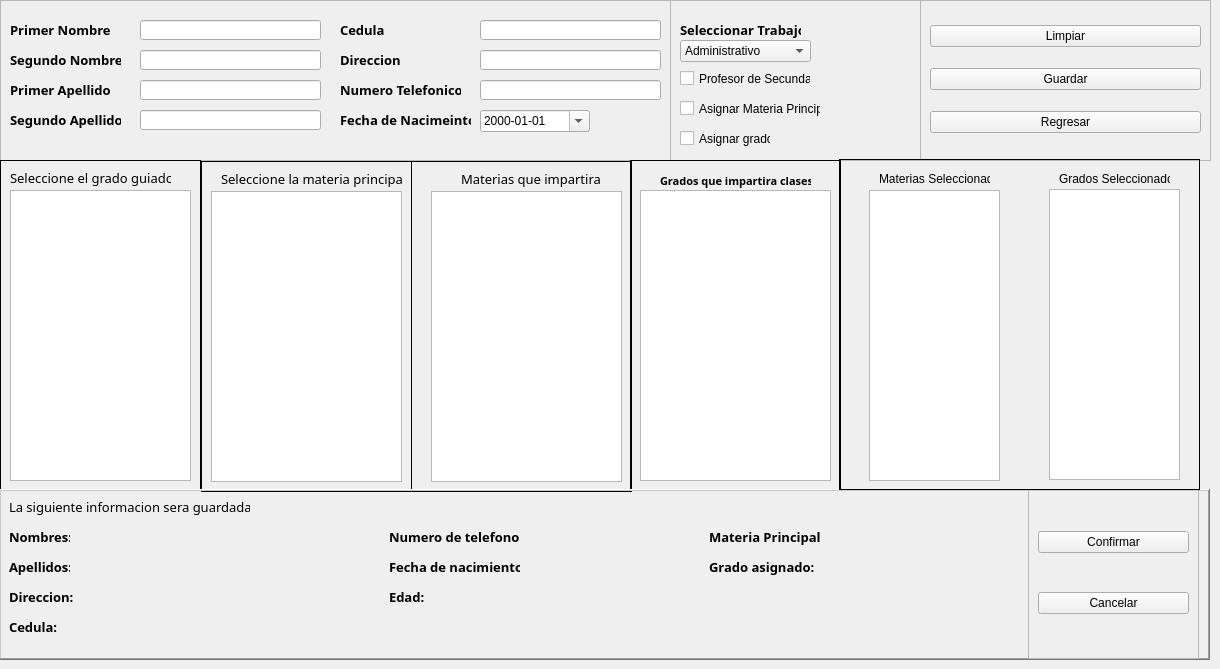
    <widget class="QWidget" name="add_staff_widget">
     <property name="sizePolicy">
      <sizepolicy hsizetype="Maximum" vsizetype="Maximum">
       <horstretch>0</horstretch>
       <verstretch>0</verstretch>
      </sizepolicy>
     </property>
     <attribute name="title">
      <string>Agregar Personal</string>
     </attribute>
     <widget class="QFrame" name="frame_entry_data_add_staff">
      <property name="geometry">
       <rect>
        <x>0</x>
        <y>0</y>
        <width>671</width>
        <height>161</height>
       </rect>
      </property>
      <property name="frameShape">
       <enum>QFrame::StyledPanel</enum>
      </property>
      <widget class="QLabel" name="label_fname">
       <property name="geometry">
        <rect>
         <x>10</x>
         <y>20</y>
         <width>101</width>
         <height>20</height>
        </rect>
       </property>
       <property name="font">
        <font>
         <family>Microsoft JhengHei</family>
         <pointsize>10</pointsize>
         <weight>75</weight>
         <bold>true</bold>
        </font>
       </property>
       <property name="text">
        <string>Primer Nombre</string>
       </property>
      </widget>
      <widget class="QLabel" name="label_sname">
       <property name="geometry">
        <rect>
         <x>10</x>
         <y>50</y>
         <width>111</width>
         <height>20</height>
        </rect>
       </property>
       <property name="font">
        <font>
         <family>Microsoft JhengHei</family>
         <pointsize>10</pointsize>
         <weight>75</weight>
         <bold>true</bold>
        </font>
       </property>
       <property name="text">
        <string>Segundo Nombre</string>
       </property>
      </widget>
      <widget class="QLineEdit" name="line_input_fname">
       <property name="geometry">
        <rect>
         <x>140</x>
         <y>20</y>
         <width>181</width>
         <height>20</height>
        </rect>
       </property>
      </widget>
      <widget class="QLineEdit" name="line_input_sname">
       <property name="geometry">
        <rect>
         <x>140</x>
         <y>50</y>
         <width>181</width>
         <height>20</height>
        </rect>
       </property>
      </widget>
      <widget class="QLabel" name="label_fsurname">
       <property name="geometry">
        <rect>
         <x>10</x>
         <y>80</y>
         <width>101</width>
         <height>20</height>
        </rect>
       </property>
       <property name="font">
        <font>
         <family>Microsoft JhengHei</family>
         <pointsize>10</pointsize>
         <weight>75</weight>
         <bold>true</bold>
        </font>
       </property>
       <property name="text">
        <string>Primer Apellido</string>
       </property>
      </widget>
      <widget class="QLabel" name="label_ssurname">
       <property name="geometry">
        <rect>
         <x>10</x>
         <y>110</y>
         <width>111</width>
         <height>20</height>
        </rect>
       </property>
       <property name="font">
        <font>
         <family>Microsoft JhengHei</family>
         <pointsize>10</pointsize>
         <weight>75</weight>
         <bold>true</bold>
        </font>
       </property>
       <property name="text">
        <string>Segundo Apellido</string>
       </property>
      </widget>
      <widget class="QLineEdit" name="line_input_fsurname">
       <property name="geometry">
        <rect>
         <x>140</x>
         <y>80</y>
         <width>181</width>
         <height>20</height>
        </rect>
       </property>
      </widget>
      <widget class="QLineEdit" name="line_input_ssurname">
       <property name="geometry">
        <rect>
         <x>140</x>
         <y>110</y>
         <width>181</width>
         <height>20</height>
        </rect>
       </property>
      </widget>
      <widget class="QLabel" name="label_document_id">
       <property name="geometry">
        <rect>
         <x>340</x>
         <y>20</y>
         <width>51</width>
         <height>20</height>
        </rect>
       </property>
       <property name="font">
        <font>
         <family>Microsoft JhengHei</family>
         <pointsize>10</pointsize>
         <weight>75</weight>
         <bold>true</bold>
        </font>
       </property>
       <property name="text">
        <string>Cedula</string>
       </property>
      </widget>
      <widget class="QLineEdit" name="line_input_document_id">
       <property name="geometry">
        <rect>
         <x>480</x>
         <y>20</y>
         <width>181</width>
         <height>20</height>
        </rect>
       </property>
      </widget>
      <widget class="QLabel" name="label_address">
       <property name="geometry">
        <rect>
         <x>340</x>
         <y>50</y>
         <width>61</width>
         <height>20</height>
        </rect>
       </property>
       <property name="font">
        <font>
         <family>Microsoft JhengHei</family>
         <pointsize>10</pointsize>
         <weight>75</weight>
         <bold>true</bold>
        </font>
       </property>
       <property name="text">
        <string>Direccion</string>
       </property>
      </widget>
      <widget class="QLineEdit" name="line_input_phone_number">
       <property name="geometry">
        <rect>
         <x>480</x>
         <y>80</y>
         <width>181</width>
         <height>20</height>
        </rect>
       </property>
      </widget>
      <widget class="QLabel" name="label_phone">
       <property name="geometry">
        <rect>
         <x>340</x>
         <y>80</y>
         <width>121</width>
         <height>20</height>
        </rect>
       </property>
       <property name="font">
        <font>
         <family>Microsoft JhengHei</family>
         <pointsize>10</pointsize>
         <weight>75</weight>
         <bold>true</bold>
        </font>
       </property>
       <property name="text">
        <string>Numero Telefonico</string>
       </property>
      </widget>
      <widget class="QLineEdit" name="line_input_address">
       <property name="geometry">
        <rect>
         <x>480</x>
         <y>50</y>
         <width>181</width>
         <height>20</height>
        </rect>
       </property>
      </widget>
      <widget class="QLabel" name="label_birthday">
       <property name="geometry">
        <rect>
         <x>340</x>
         <y>110</y>
         <width>131</width>
         <height>20</height>
        </rect>
       </property>
       <property name="font">
        <font>
         <family>Microsoft JhengHei</family>
         <pointsize>10</pointsize>
         <weight>75</weight>
         <bold>true</bold>
        </font>
       </property>
       <property name="text">
        <string>Fecha de Nacimeinto</string>
       </property>
      </widget>
      <widget class="QDateEdit" name="birthday_input_get">
       <property name="geometry">
        <rect>
         <x>480</x>
         <y>110</y>
         <width>110</width>
         <height>22</height>
        </rect>
       </property>
       <property name="contextMenuPolicy">
        <enum>Qt::PreventContextMenu</enum>
       </property>
       <property name="locale">
        <locale language="Spanish" country="Nicaragua"/>
       </property>
       <property name="currentSection">
        <enum>QDateTimeEdit::YearSection</enum>
       </property>
       <property name="displayFormat">
        <string>yyyy-MM-dd</string>
       </property>
       <property name="calendarPopup">
        <bool>true</bool>
       </property>
      </widget>
      <zorder>line_input_ssurname</zorder>
      <zorder>birthday_input_get</zorder>
      <zorder>label_ssurname</zorder>
      <zorder>line_input_document_id</zorder>
      <zorder>label_fname</zorder>
      <zorder>line_input_fname</zorder>
      <zorder>line_input_phone_number</zorder>
      <zorder>label_document_id</zorder>
      <zorder>line_input_address</zorder>
      <zorder>label_phone</zorder>
      <zorder>label_sname</zorder>
      <zorder>label_birthday</zorder>
      <zorder>line_input_fsurname</zorder>
      <zorder>label_fsurname</zorder>
      <zorder>line_input_sname</zorder>
      <zorder>label_address</zorder>
     </widget>
     <widget class="QFrame" name="frame_selection_data_add_staff">
      <property name="geometry">
       <rect>
        <x>670</x>
        <y>0</y>
        <width>251</width>
        <height>161</height>
       </rect>
      </property>
      <property name="frameShape">
       <enum>QFrame::StyledPanel</enum>
      </property>
      <widget class="QComboBox" name="combox_job_id_selection">
       <property name="geometry">
        <rect>
         <x>10</x>
         <y>40</y>
         <width>131</width>
         <height>22</height>
        </rect>
       </property>
       <item>
        <property name="text">
         <string>Administrativo</string>
        </property>
       </item>
       <item>
        <property name="text">
         <string>Profesor</string>
        </property>
       </item>
       <item>
        <property name="text">
         <string>Tecnico en mantenimiento</string>
        </property>
       </item>
      </widget>
      <widget class="QLabel" name="label_job_selection">
       <property name="geometry">
        <rect>
         <x>10</x>
         <y>20</y>
         <width>121</width>
         <height>20</height>
        </rect>
       </property>
       <property name="font">
        <font>
         <family>Microsoft JhengHei</family>
         <pointsize>10</pointsize>
         <weight>75</weight>
         <bold>true</bold>
        </font>
       </property>
       <property name="text">
        <string>Seleccionar Trabajo</string>
       </property>
      </widget>
      <widget class="QFrame" name="frame_teacher_selection">
       <property name="geometry">
        <rect>
         <x>0</x>
         <y>60</y>
         <width>251</width>
         <height>101</height>
        </rect>
       </property>
       <widget class="QCheckBox" name="cb_highschool_teacher">
        <property name="geometry">
         <rect>
          <x>10</x>
          <y>10</y>
          <width>131</width>
          <height>17</height>
         </rect>
        </property>
        <property name="toolTip">
         <string>&lt;html&gt;&lt;head/&gt;&lt;body&gt;&lt;p&gt;Marque la casilla si el profesor es de primaria&lt;/p&gt;&lt;/body&gt;&lt;/html&gt;</string>
        </property>
        <property name="text">
         <string>Profesor de Secundaria</string>
        </property>
       </widget>
       <widget class="QCheckBox" name="cb_assign_grade">
        <property name="geometry">
         <rect>
          <x>10</x>
          <y>70</y>
          <width>91</width>
          <height>17</height>
         </rect>
        </property>
        <property name="toolTip">
         <string>&lt;html&gt;&lt;head/&gt;&lt;body&gt;&lt;p&gt;Asignarle un grado guiado&lt;/p&gt;&lt;/body&gt;&lt;/html&gt;</string>
        </property>
        <property name="text">
         <string>Asignar grado</string>
        </property>
       </widget>
       <widget class="QCheckBox" name="cb_assign_subject">
        <property name="geometry">
         <rect>
          <x>10</x>
          <y>40</y>
          <width>141</width>
          <height>17</height>
         </rect>
        </property>
        <property name="text">
         <string>Asignar Materia Principal</string>
        </property>
       </widget>
      </widget>
     </widget>
     <widget class="QFrame" name="frame_assign_grade">
      <property name="geometry">
       <rect>
        <x>0</x>
        <y>160</y>
        <width>201</width>
        <height>331</height>
       </rect>
      </property>
      <property name="frameShape">
       <enum>QFrame::Panel</enum>
      </property>
      <property name="frameShadow">
       <enum>QFrame::Plain</enum>
      </property>
      <widget class="QListWidget" name="qlistw_grade_assign">
       <property name="geometry">
        <rect>
         <x>10</x>
         <y>30</y>
         <width>181</width>
         <height>291</height>
        </rect>
       </property>
      </widget>
      <widget class="QLabel" name="info_grade_assign">
       <property name="geometry">
        <rect>
         <x>10</x>
         <y>10</y>
         <width>161</width>
         <height>16</height>
        </rect>
       </property>
       <property name="font">
        <font>
         <family>Microsoft JhengHei</family>
         <pointsize>10</pointsize>
         <weight>50</weight>
         <bold>false</bold>
        </font>
       </property>
       <property name="text">
        <string>Seleccione el grado guiado</string>
       </property>
      </widget>
     </widget>
     <widget class="QFrame" name="frame_assign_subject">
      <property name="geometry">
       <rect>
        <x>201</x>
        <y>161</y>
        <width>211</width>
        <height>331</height>
       </rect>
      </property>
      <property name="frameShape">
       <enum>QFrame::Panel</enum>
      </property>
      <property name="frameShadow">
       <enum>QFrame::Plain</enum>
      </property>
      <widget class="QLabel" name="info_grade_subject">
       <property name="geometry">
        <rect>
         <x>20</x>
         <y>10</y>
         <width>181</width>
         <height>16</height>
        </rect>
       </property>
       <property name="font">
        <font>
         <family>Microsoft JhengHei</family>
         <pointsize>10</pointsize>
         <weight>50</weight>
         <bold>false</bold>
        </font>
       </property>
       <property name="text">
        <string>Seleccione la materia principal</string>
       </property>
      </widget>
      <widget class="QListWidget" name="qlistw_subject_assign">
       <property name="geometry">
        <rect>
         <x>10</x>
         <y>30</y>
         <width>191</width>
         <height>291</height>
        </rect>
       </property>
      </widget>
     </widget>
     <widget class="QFrame" name="frame_multi_selection_subjects">
      <property name="geometry">
       <rect>
        <x>411</x>
        <y>161</y>
        <width>221</width>
        <height>331</height>
       </rect>
      </property>
      <property name="frameShape">
       <enum>QFrame::Panel</enum>
      </property>
      <property name="frameShadow">
       <enum>QFrame::Plain</enum>
      </property>
      <widget class="QListWidget" name="qlistw_subject_selection">
       <property name="geometry">
        <rect>
         <x>20</x>
         <y>30</y>
         <width>191</width>
         <height>291</height>
        </rect>
       </property>
      </widget>
      <widget class="QLabel" name="info_subjects_selection">
       <property name="geometry">
        <rect>
         <x>50</x>
         <y>10</y>
         <width>141</width>
         <height>16</height>
        </rect>
       </property>
       <property name="font">
        <font>
         <family>Microsoft JhengHei</family>
         <pointsize>10</pointsize>
         <weight>50</weight>
         <bold>false</bold>
        </font>
       </property>
       <property name="text">
        <string>Materias que impartira</string>
       </property>
      </widget>
     </widget>
     <widget class="QFrame" name="frame_grades_assigned">
      <property name="geometry">
       <rect>
        <x>630</x>
        <y>160</y>
        <width>211</width>
        <height>331</height>
       </rect>
      </property>
      <property name="frameShape">
       <enum>QFrame::Panel</enum>
      </property>
      <property name="frameShadow">
       <enum>QFrame::Plain</enum>
      </property>
      <widget class="QListWidget" name="qlistw_grades_impart_selection">
       <property name="geometry">
        <rect>
         <x>10</x>
         <y>30</y>
         <width>191</width>
         <height>291</height>
        </rect>
       </property>
      </widget>
      <widget class="QLabel" name="info_grades_multiselections">
       <property name="geometry">
        <rect>
         <x>30</x>
         <y>10</y>
         <width>151</width>
         <height>21</height>
        </rect>
       </property>
       <property name="font">
        <font>
         <family>Microsoft JhengHei</family>
         <pointsize>8</pointsize>
         <weight>75</weight>
         <bold>true</bold>
        </font>
       </property>
       <property name="text">
        <string>Grados que impartira clases</string>
       </property>
      </widget>
     </widget>
     <widget class="QFrame" name="frame_buttons">
      <property name="geometry">
       <rect>
        <x>920</x>
        <y>0</y>
        <width>291</width>
        <height>161</height>
       </rect>
      </property>
      <property name="frameShape">
       <enum>QFrame::StyledPanel</enum>
      </property>
      <property name="frameShadow">
       <enum>QFrame::Plain</enum>
      </property>
      <layout class="QVBoxLayout" name="verticalLayout">
       <item>
        <widget class="QPushButton" name="button_clean_information">
         <property name="toolTip">
          <string>&lt;html&gt;&lt;head/&gt;&lt;body&gt;&lt;p&gt;Limpiar los campos&lt;/p&gt;&lt;/body&gt;&lt;/html&gt;</string>
         </property>
         <property name="text">
          <string>Limpiar</string>
         </property>
        </widget>
       </item>
       <item>
        <widget class="QPushButton" name="button_save_information_add_staff">
         <property name="toolTip">
          <string>&lt;html&gt;&lt;head/&gt;&lt;body&gt;&lt;p&gt;Guardar los datos en la base de datos&lt;/p&gt;&lt;/body&gt;&lt;/html&gt;</string>
         </property>
         <property name="text">
          <string>Guardar</string>
         </property>
        </widget>
       </item>
       <item>
        <widget class="QPushButton" name="button_gback">
         <property name="toolTip">
          <string>&lt;html&gt;&lt;head/&gt;&lt;body&gt;&lt;p&gt;Regresar a la pagina de inicio&lt;/p&gt;&lt;/body&gt;&lt;/html&gt;</string>
         </property>
         <property name="text">
          <string>Regresar</string>
         </property>
        </widget>
       </item>
      </layout>
     </widget>
     <widget class="QFrame" name="frame_output_information_will_save">
      <property name="geometry">
       <rect>
        <x>-1</x>
        <y>489</y>
        <width>1211</width>
        <height>171</height>
       </rect>
      </property>
      <property name="frameShape">
       <enum>QFrame::WinPanel</enum>
      </property>
      <property name="frameShadow">
       <enum>QFrame::Raised</enum>
      </property>
      <widget class="QLabel" name="output_information_info">
       <property name="geometry">
        <rect>
         <x>10</x>
         <y>10</y>
         <width>241</width>
         <height>16</height>
        </rect>
       </property>
       <property name="font">
        <font>
         <family>Microsoft JhengHei</family>
         <pointsize>10</pointsize>
         <weight>50</weight>
         <bold>false</bold>
        </font>
       </property>
       <property name="text">
        <string>La siguiente informacion sera guardada</string>
       </property>
      </widget>
      <widget class="QLabel" name="name_output_info">
       <property name="geometry">
        <rect>
         <x>10</x>
         <y>40</y>
         <width>61</width>
         <height>16</height>
        </rect>
       </property>
       <property name="font">
        <font>
         <family>Microsoft JhengHei</family>
         <pointsize>10</pointsize>
         <weight>75</weight>
         <bold>true</bold>
        </font>
       </property>
       <property name="text">
        <string>Nombres:</string>
       </property>
      </widget>
      <widget class="QLabel" name="surname_output_info">
       <property name="geometry">
        <rect>
         <x>10</x>
         <y>70</y>
         <width>61</width>
         <height>16</height>
        </rect>
       </property>
       <property name="font">
        <font>
         <family>Microsoft JhengHei</family>
         <pointsize>10</pointsize>
         <weight>75</weight>
         <bold>true</bold>
        </font>
       </property>
       <property name="text">
        <string>Apellidos:</string>
       </property>
      </widget>
      <widget class="QLabel" name="document_id_output_info">
       <property name="geometry">
        <rect>
         <x>10</x>
         <y>130</y>
         <width>51</width>
         <height>16</height>
        </rect>
       </property>
       <property name="font">
        <font>
         <family>Microsoft JhengHei</family>
         <pointsize>10</pointsize>
         <weight>75</weight>
         <bold>true</bold>
        </font>
       </property>
       <property name="text">
        <string>Cedula:</string>
       </property>
      </widget>
      <widget class="QLabel" name="address_output_info">
       <property name="geometry">
        <rect>
         <x>10</x>
         <y>100</y>
         <width>71</width>
         <height>16</height>
        </rect>
       </property>
       <property name="font">
        <font>
         <family>Microsoft JhengHei</family>
         <pointsize>10</pointsize>
         <weight>75</weight>
         <bold>true</bold>
        </font>
       </property>
       <property name="text">
        <string>Direccion:</string>
       </property>
      </widget>
      <widget class="QLabel" name="phone_number_output_info">
       <property name="geometry">
        <rect>
         <x>390</x>
         <y>40</y>
         <width>131</width>
         <height>16</height>
        </rect>
       </property>
       <property name="font">
        <font>
         <family>Microsoft JhengHei</family>
         <pointsize>10</pointsize>
         <weight>75</weight>
         <bold>true</bold>
        </font>
       </property>
       <property name="text">
        <string>Numero de telefono:</string>
       </property>
      </widget>
      <widget class="QLabel" name="birthday_output_info">
       <property name="geometry">
        <rect>
         <x>390</x>
         <y>70</y>
         <width>131</width>
         <height>16</height>
        </rect>
       </property>
       <property name="font">
        <font>
         <family>Microsoft JhengHei</family>
         <pointsize>10</pointsize>
         <weight>75</weight>
         <bold>true</bold>
        </font>
       </property>
       <property name="text">
        <string>Fecha de nacimiento:</string>
       </property>
      </widget>
      <widget class="QLabel" name="edad_output_info">
       <property name="geometry">
        <rect>
         <x>390</x>
         <y>100</y>
         <width>41</width>
         <height>16</height>
        </rect>
       </property>
       <property name="font">
        <font>
         <family>Microsoft JhengHei</family>
         <pointsize>10</pointsize>
         <weight>75</weight>
         <bold>true</bold>
        </font>
       </property>
       <property name="text">
        <string>Edad:</string>
       </property>
      </widget>
      <widget class="QLabel" name="grade_assign_output_info">
       <property name="geometry">
        <rect>
         <x>710</x>
         <y>70</y>
         <width>111</width>
         <height>16</height>
        </rect>
       </property>
       <property name="font">
        <font>
         <family>Microsoft JhengHei</family>
         <pointsize>10</pointsize>
         <weight>75</weight>
         <bold>true</bold>
        </font>
       </property>
       <property name="text">
        <string>Grado asignado:</string>
       </property>
      </widget>
      <widget class="QLabel" name="subject_assign_output_info">
       <property name="geometry">
        <rect>
         <x>710</x>
         <y>40</y>
         <width>111</width>
         <height>16</height>
        </rect>
       </property>
       <property name="font">
        <font>
         <family>Microsoft JhengHei</family>
         <pointsize>10</pointsize>
         <weight>75</weight>
         <bold>true</bold>
        </font>
       </property>
       <property name="text">
        <string>Materia Principal:</string>
       </property>
      </widget>
      <widget class="QLabel" name="label_name_output">
       <property name="geometry">
        <rect>
         <x>80</x>
         <y>40</y>
         <width>301</width>
         <height>16</height>
        </rect>
       </property>
       <property name="text">
        <string/>
       </property>
      </widget>
      <widget class="QLabel" name="label_surname_output">
       <property name="geometry">
        <rect>
         <x>80</x>
         <y>70</y>
         <width>301</width>
         <height>16</height>
        </rect>
       </property>
       <property name="text">
        <string/>
       </property>
      </widget>
      <widget class="QLabel" name="label_address_output">
       <property name="geometry">
        <rect>
         <x>80</x>
         <y>100</y>
         <width>301</width>
         <height>16</height>
        </rect>
       </property>
       <property name="text">
        <string/>
       </property>
      </widget>
      <widget class="QLabel" name="label_document_id_output">
       <property name="geometry">
        <rect>
         <x>80</x>
         <y>130</y>
         <width>191</width>
         <height>16</height>
        </rect>
       </property>
       <property name="text">
        <string/>
       </property>
      </widget>
      <widget class="QLabel" name="label_phone_number_output">
       <property name="geometry">
        <rect>
         <x>540</x>
         <y>40</y>
         <width>161</width>
         <height>16</height>
        </rect>
       </property>
       <property name="text">
        <string/>
       </property>
      </widget>
      <widget class="QLabel" name="label_birthday_output">
       <property name="geometry">
        <rect>
         <x>540</x>
         <y>70</y>
         <width>161</width>
         <height>16</height>
        </rect>
       </property>
       <property name="text">
        <string/>
       </property>
      </widget>
      <widget class="QLabel" name="label_age_output">
       <property name="geometry">
        <rect>
         <x>440</x>
         <y>100</y>
         <width>91</width>
         <height>16</height>
        </rect>
       </property>
       <property name="text">
        <string/>
       </property>
      </widget>
      <widget class="QLabel" name="label_subject_assign_output">
       <property name="geometry">
        <rect>
         <x>830</x>
         <y>40</y>
         <width>151</width>
         <height>16</height>
        </rect>
       </property>
       <property name="text">
        <string/>
       </property>
      </widget>
      <widget class="QLabel" name="label_grade_assign_output">
       <property name="geometry">
        <rect>
         <x>830</x>
         <y>70</y>
         <width>111</width>
         <height>16</height>
        </rect>
       </property>
       <property name="text">
        <string/>
       </property>
      </widget>
      <widget class="QFrame" name="frame_confirmation_buttons">
       <property name="geometry">
        <rect>
         <x>1029</x>
         <y>-1</y>
         <width>171</width>
         <height>171</height>
        </rect>
       </property>
       <property name="frameShape">
        <enum>QFrame::StyledPanel</enum>
       </property>
       <property name="frameShadow">
        <enum>QFrame::Raised</enum>
       </property>
       <layout class="QVBoxLayout" name="verticalLayout_2">
        <item>
         <widget class="QPushButton" name="button_confirm_information_add_staff">
          <property name="text">
           <string>Confirmar</string>
          </property>
         </widget>
        </item>
        <item>
         <widget class="QPushButton" name="button_cancelar_information_add_staff">
          <property name="text">
           <string>Cancelar</string>
          </property>
         </widget>
        </item>
       </layout>
      </widget>
     </widget>
     <widget class="QFrame" name="frame_output_information_grade_subject">
      <property name="geometry">
       <rect>
        <x>839</x>
        <y>159</y>
        <width>361</width>
        <height>331</height>
       </rect>
      </property>
      <property name="frameShape">
       <enum>QFrame::Panel</enum>
      </property>
      <property name="frameShadow">
       <enum>QFrame::Plain</enum>
      </property>
      <widget class="QListWidget" name="qlistw_selected_subjects">
       <property name="geometry">
        <rect>
         <x>30</x>
         <y>31</y>
         <width>131</width>
         <height>291</height>
        </rect>
       </property>
      </widget>
      <widget class="QLabel" name="label_output_subjects">
       <property name="geometry">
        <rect>
         <x>40</x>
         <y>10</y>
         <width>111</width>
         <height>20</height>
        </rect>
       </property>
       <property name="text">
        <string>Materias Seleccionadas</string>
       </property>
      </widget>
      <widget class="QListWidget" name="qlistw_selected_grade">
       <property name="geometry">
        <rect>
         <x>210</x>
         <y>30</y>
         <width>131</width>
         <height>291</height>
        </rect>
       </property>
      </widget>
      <widget class="QLabel" name="label_output_grades">
       <property name="geometry">
        <rect>
         <x>220</x>
         <y>10</y>
         <width>111</width>
         <height>20</height>
        </rect>
       </property>
       <property name="text">
        <string>Grados Seleccionados</string>
       </property>
      </widget>
     </widget>
    </widget>
